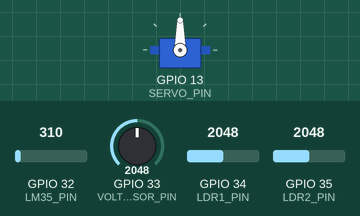
Simulated run of this sketch. Board: ESP32. Shown: servo. Inputs (shaded band) come from the test bench; at power-on: GPIO 34 (LDR1_PIN) = 2048, GPIO 35 (LDR2_PIN) = 2048, GPIO 32 (LM35_PIN) = 310, GPIO 33 (VOLTAGE_SENSOR_PIN) = 2048. WiFi joins after 1.5 s; servers stay silent unless stated; what the sketch prints to the serial monitor is not drawn.

Above: at 3.0 s.
3.1 s: GPIO 34 (LDR1_PIN) set to 1927
At 3.36 s:
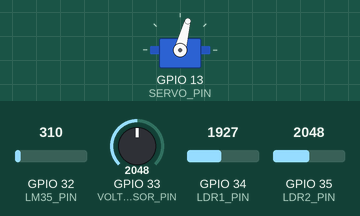
At 6.0 s:
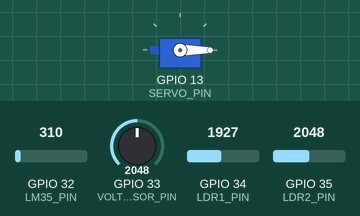
6.6 s: GPIO 35 (LDR2_PIN) set to 1911
8.1 s: GPIO 35 (LDR2_PIN) set to 1848
At 8.51 s:
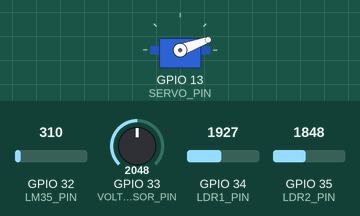
11.8 s: GPIO 32 (LM35_PIN) set to 199
13.3 s: GPIO 32 (LM35_PIN) set to 174
17.3 s: GPIO 35 (LDR2_PIN) set to 2040
At 17.5 s:
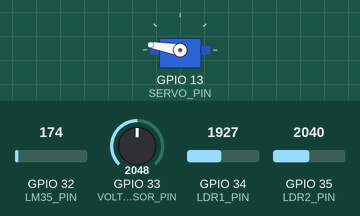
Timing chart, 0 to 21.8 s (numbered marks = the images above; inputs shaded):
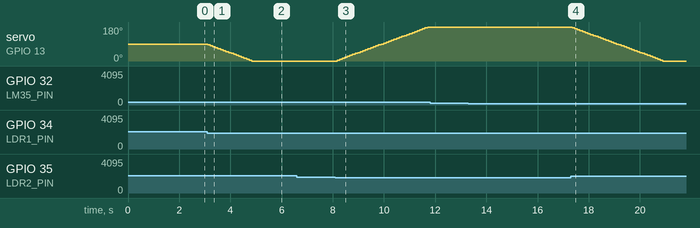

Measured:
- the behaviour switches between 1998 and 1997 on GPIO 34 (LDR1_PIN) (found by bisection; images 0 and 1)
- the behaviour switches between 1877 and 1876 on GPIO 35 (LDR2_PIN) (found by bisection; images 2 and 3)
- after the input at 3.1 s, servo on GPIO 13 (SERVO_PIN): moves from 90° to 0° over 1.7 s, starting at once
- after the input at 6.6 s, every drawn part: stays the same
- after the input at 8.1 s, servo on GPIO 13 (SERVO_PIN): moves from 0° to 180° over 3.5 s, starting after 0.07 s
- after the input at 11.8 s, every drawn part: stays the same
- after the input at 13.3 s, every drawn part: stays the same
- after the input at 17.3 s, servo on GPIO 13 (SERVO_PIN): moves from 180° to 0° over 3.5 s, starting after 0.05 s

The sketch:

sketch_miniproject.ino
```cpp
// Blynk Template Info (MUST be placed before any includes)
#define BLYNK_TEMPLATE_ID "xxxxx"
#define BLYNK_TEMPLATE_NAME "Name "
#define BLYNK_AUTH_TOKEN "xxxx"

// Libraries
#include <WiFi.h>
#include <BlynkSimpleEsp32.h>
#include <ESP32Servo.h>

// Blynk and Wi-Fi Credentials
char auth[] = BLYNK_AUTH_TOKEN;
char ssid[] = "WIFI";      // Your mobile hotspot or router SSID
char pass[] = "password";          // Wi-Fi password

// Pin Definitions
#define LDR1_PIN 34           // LDR1 connected to GPIO 34
#define LDR2_PIN 35           // LDR2 connected to GPIO 35
#define LM35_PIN 32           // LM35 temperature sensor on GPIO 32
#define VOLTAGE_SENSOR_PIN 33 // Voltage sensor on GPIO 33
#define SERVO_PIN 13          // Servo motor on GPIO 13

// Servo Object
Servo solarServo;

// Variables
int ldr1Value = 0;
int ldr2Value = 0;
float temperature = 0.0;
float voltage = 0.0;
int servoAngle = 90;            // Start in middle position
const int ldrThreshold = 50;    // Difference needed to move
const int angleStep = 5;        // How much to move each time
String weatherCondition = "";   // For combined weather report

// Blynk Timer
BlynkTimer timer;

// Function to connect to Wi-Fi
void connectWiFi() {
  Serial.println("Connecting to Wi-Fi...");
  WiFi.begin(ssid, pass);
  int attempts = 0;
  while (WiFi.status() != WL_CONNECTED && attempts < 20) {
    delay(500);
    Serial.print(".");
    attempts++;
  }
  if (WiFi.status() == WL_CONNECTED) {
    Serial.println("\nWi-Fi connected!");
    Serial.println("IP Address: " + WiFi.localIP().toString());
  } else {
    Serial.println("\nFailed to connect to Wi-Fi. Retrying...");
  }
}

void setup() {
  Serial.begin(115200);

  // Attach servo and center it
  solarServo.attach(SERVO_PIN);
  solarServo.write(servoAngle);

  // Connect to Wi-Fi and Blynk
  connectWiFi();
  if (WiFi.status() == WL_CONNECTED) {
    Blynk.config(auth);
    Blynk.connect();
  } else {
    Serial.println("Wi-Fi connection failed. Blynk will not connect.");
  }

  // Send sensor data to Blynk every 2 seconds
  timer.setInterval(2000L, sendDataToBlynk);

  // Check Wi-Fi and Blynk connection every 10 seconds
  timer.setInterval(10000L, checkConnections);
}

void loop() {
  if (WiFi.status() == WL_CONNECTED && Blynk.connected()) {
    Blynk.run();
  }
  timer.run();
  trackSun();
}

// Function to check Wi-Fi and Blynk connection
void checkConnections() {
  if (WiFi.status() != WL_CONNECTED) {
    Serial.println("Wi-Fi disconnected! Reconnecting...");
    connectWiFi();
  }
  if (WiFi.status() == WL_CONNECTED && !Blynk.connected()) {
    Serial.println("Blynk disconnected! Reconnecting...");
    Blynk.connect();
  }
}

void trackSun() {
  ldr1Value = analogRead(LDR1_PIN);
  ldr2Value = analogRead(LDR2_PIN);

  int ldrDiff = ldr1Value - ldr2Value;

  if (ldrDiff > ldrThreshold && servoAngle < 180) {
    servoAngle += angleStep;
    if (servoAngle > 180) servoAngle = 180;
    solarServo.write(servoAngle);
    Serial.println("Moving toward LDR1, Angle: " + String(servoAngle));
  } else if (ldrDiff < -ldrThreshold && servoAngle > 0) {
    servoAngle -= angleStep;
    if (servoAngle < 0) servoAngle = 0;
    solarServo.write(servoAngle);
    Serial.println("Moving toward LDR2, Angle: " + String(servoAngle));
  }
  delay(100); // Stabilization delay
}

void sendDataToBlynk() {
  // Only send data if connected to Blynk
  if (!Blynk.connected()) {
    Serial.println("Not connected to Blynk. Skipping data send.");
    return;
  }

  // Read LDRs
  ldr1Value = analogRead(LDR1_PIN);
  ldr2Value = analogRead(LDR2_PIN);

  // Read and convert LM35 temperature
  int lm35Raw = analogRead(LM35_PIN);
  float lm35Voltage = (lm35Raw / 4095.0) * 3.3;
  temperature = lm35Voltage * 100.0;

  // Read and convert voltage sensor
  int voltageRaw = analogRead(VOLTAGE_SENSOR_PIN);
  voltage = (voltageRaw / 4095.0) * 25.0; // Adjust if using a different sensor

  // Calculate light and temperature condition
  int ldrAverage = (ldr1Value + ldr2Value) / 2;
  String lightCondition = (ldrAverage > 2000) ? "Sunny" :
                          (ldrAverage >= 500) ? "Cloudy" : "Dark";
  String tempCondition = (temperature > 30.0) ? "Hot" :
                         (temperature >= 15.0) ? "Mild" : "Cool";
  weatherCondition = lightCondition + " and " + tempCondition;

  // Send to Blynk virtual pins
  Blynk.virtualWrite(V0, ldr1Value);
  Blynk.virtualWrite(V1, ldr2Value);
  Blynk.virtualWrite(V2, temperature);
  Blynk.virtualWrite(V3, voltage);
  Blynk.virtualWrite(V4, servoAngle);
  Blynk.virtualWrite(V5, weatherCondition);

  // Debug
  Serial.println("LDR1: " + String(ldr1Value) + ", LDR2: " + String(ldr2Value));
  Serial.println("Temperature: " + String(temperature) + " °C");
  Serial.println("Voltage: " + String(voltage) + " V");
  Serial.println("Servo Angle: " + String(servoAngle));
  Serial.println("Weather: " + weatherCondition);
}
```
